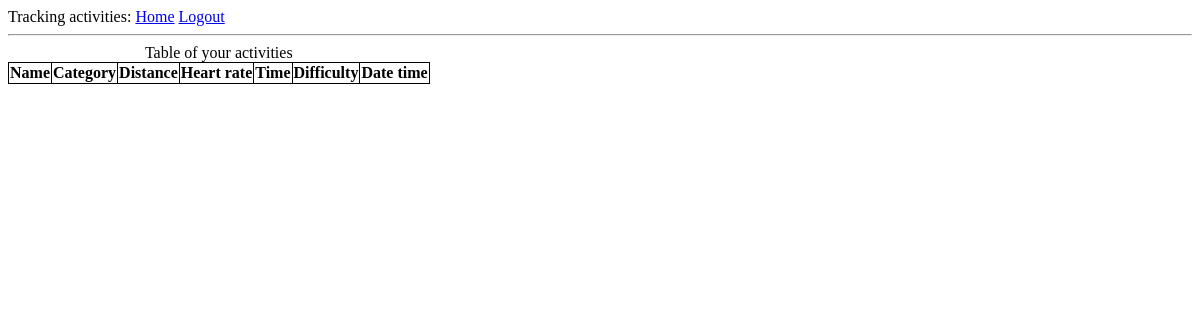
Before: /user/activities (signed in) with the older database file.
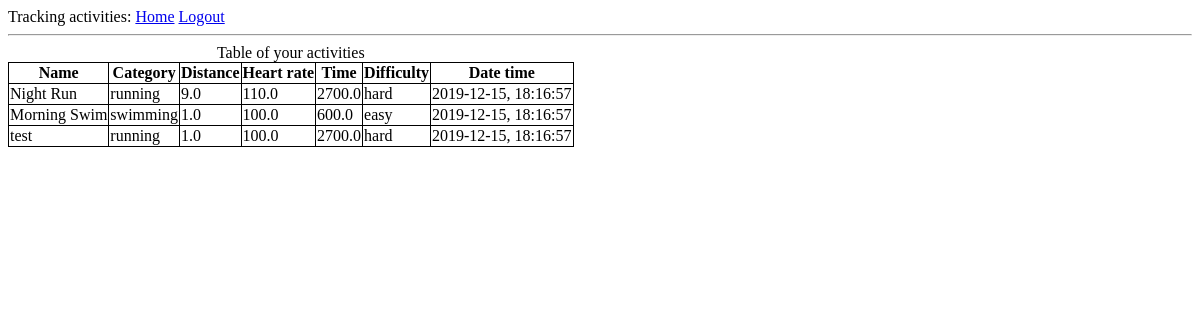
After: the same page with the newer database file.
### app/models.py (models this page shows)
class ActivityRecord(db.Model):
    id = db.Column(db.Integer, primary_key=True)
    name = db.Column(db.String(64))
    category = db.Column(db.String(64))
    distance = db.Column(db.Float)
    heart_rate = db.Column(db.Float)
    time = db.Column(db.Float)
    difficulty = db.Column(db.String(15))
    date_time = db.Column(db.String(40))
    is_favorite = db.Column(db.Boolean)
    user_id = db.Column(db.Integer, db.ForeignKey('user.id'))

### app/routes.py (the view)
@app.route('/user/activities', methods=['GET'])
@login_required
def table_activities():
    records = []
    for record in current_user.records:
        date_time = datetime.fromisoformat(record.date_time)
        tmp = datetime.fromisoformat(date_time.isoformat(timespec='seconds'))
        elem = {
            "name": record.name,
            "category": record.category,
            "distance": record.distance,
            "heart_rate": record.heart_rate,
            "time": record.time,
            "difficulty": record.difficulty,
            "date_time": (str(date_time.date()) + ", " + str(tmp.time()))
        }
        records.append(elem)
    return render_template('table_activities.html', title='Table activities', records=records)

### app/models.py (called while the page is built)
@login.user_loader
def load_user(id):
    return User.query.get(int(id))

### app/templates/table_activities.html
{% extends "base.html" %}
{% block content %}
    <table>
        <caption>Table of your activities</caption>
        <tr>
            <th>Name</th>
            <th>Category</th>
            <th>Distance</th>
            <th>Heart rate</th>
            <th>Time</th>
            <th>Difficulty</th>
            <th>Date time</th>
        </tr>
        {% for record in records %}
            <tr>
                <td>{{ record.name }}</td>
                <td>{{ record.category }}</td>
                <td>{{ record.distance }}</td>
                <td>{{ record.heart_rate }}</td>
                <td>{{ record.time }}</td>
                <td>{{ record.difficulty }}</td>
                <td>{{ record.date_time }}</td>
            </tr>
        {% endfor %}
    </table>
{% endblock %}

Changed rows visible on the page:
now on this page (row edited): ActivityRecord: name "Night Run", category "running", distance "9.0", heart_rate "110.0", time "2700.0", difficulty "hard", date_time "2019-12-15, 18:16:57"
now on this page (row edited): ActivityRecord: name "Morning Swim", category "swimming", distance "1.0", heart_rate "100.0", time "600.0", difficulty "easy", date_time "2019-12-15, 18:16:57"
now on this page (row edited): ActivityRecord: name "test", category "running", distance "1.0", heart_rate "100.0", time "2700.0", difficulty "hard", date_time "2019-12-15, 18:16:57"
